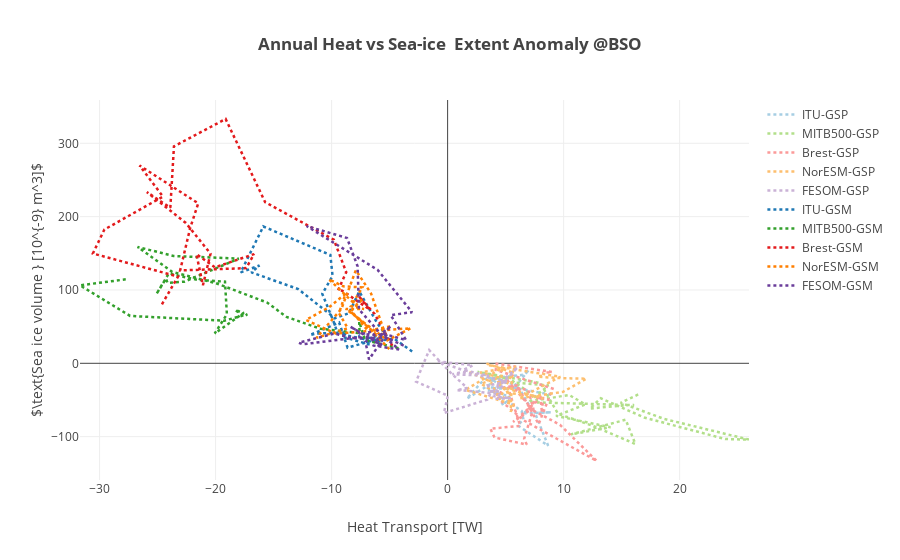

Write notebook code for a chart like this one.
### Code cell
""" Plot annual mean of volume fluxes anomaly"""
modelnames = ['ITU' , 'MITB500', 'Brest', 'NorESM', 'FESOM']
colors = ['blue', 'darkorange', 'red', 'green', 'cyan']
#colors2 = sns.color_palette("Paired", n_colors=10)
colors2 = cl.scales['10']['qual']['Paired'];  # make paired twice the amount of models

# names of the control, gsp and gsn variables [total]
ctln = ['ctlvice_barents', 'SIvolBK_c', 'refice_volume_BSKS', 'ice_volume_NorESM_BarentsKara_ctrl', 'ctlivol_BK']
gspn = ['gspvice_barents', 'SIvolBK_gsp', 'gspice_volume_BSKS', 'ice_volume_NorESM_BarentsKara_gsp', 'gspivol_BK']
gsnn = ['gsnvice_barents', 'SIvolBK_gsm', 'gsnice_volume_BSKS', 'ice_volume_NorESM_BarentsKara_gsn', 'gsnivol_BK']

#ctlhn = ['ctlbarents_heatinflow', 'barht_c[1]', 'BSOrefheat_in', 'inflow_ht_NorESM_BSO_ctrl', 'ctlheattransp_BSO_in']
#gsphn = ['gspbarents_heatinflow', 'barht_gsp[1]', 'BSOgspheat_in', 'inflow_ht_NorESM_BSO_gsp', 'gspheattransp_BSO_in']
#gsnhn = ['gsnbarents_heatinflow', 'barht_gsm[1]', 'BSOgsnheat_in', 'inflow_ht_NorESM_BSO_gsn', 'gsnheattransp_BSO_in']

ctlhn = ['ctlbarents_heattotal', 'barht_c[0]', 'BSOrefheat', 'ht_NorESM_BSO_ctrl', 'ctlheattransp_BSO']
gsphn = ['gspbarents_heattotal', 'barht_gsp[0]', 'BSOgspheat', 'ht_NorESM_BSO_gsp', 'gspheattransp_BSO']
gsnhn = ['gsnbarents_heattotal', 'barht_gsm[0]', 'BSOgsnheat', 'ht_NorESM_BSO_gsn', 'gsnheattransp_BSO']


coeffs = [1e-9, 1e-9, 1e-9, 1e-9, 1e-9]

layout = go.Layout(
    title='<b>Annual Heat vs Sea-ice  Extent Anomaly @BSO</b>',
    yaxis=dict(
        title='$\\text{Sea ice volume } [10^{-9} m^3]$',
        #range=[-14, 14]
    ),
    xaxis=dict(
        title='Heat Transport [TW]',
    )
)    


def update_plot(models):
    
    datap = []
    datan = []
    for ind,mdl in enumerate(models):
        dnm = 'ds'+np.str(ind)+'.'+ctln[ind]+'.groupby(\'time.year\').mean().year'
        time = np.copy(eval(dnm))
        dnm = 'ds'+np.str(ind)+'.'+ctln[ind]+'.groupby(\'time.year\').mean()'
        dnm2 = 'ds'+np.str(ind)+'.'+gspn[ind]+'.groupby(\'time.year\').mean()'
        dnm3 = 'ds'+np.str(ind)+'.'+gsnn[ind]+'.groupby(\'time.year\').mean()'
        val1 = np.copy(eval(dnm2)-eval(dnm))*coeffs[ind]
        val2 = np.copy(eval(dnm3)-eval(dnm))*coeffs[ind]
        dnm = 'ds'+np.str(ind)+'.'+ctlhn[ind]+'.groupby(\'time.year\').mean()'
        dnm2 = 'ds'+np.str(ind)+'.'+gsphn[ind]+'.groupby(\'time.year\').mean()'
        dnm3 = 'ds'+np.str(ind)+'.'+gsnhn[ind]+'.groupby(\'time.year\').mean()'
        val3 = np.copy(eval(dnm2)-eval(dnm))
        val4 = np.copy(eval(dnm3)-eval(dnm))
        trace1 = go.Scatter(            
            x = val3,
            y = val1,
            mode = 'lines',
            name = mdl+'-GSP',
            line = dict(
                width = 2.5,
                #color = colors[ind],
                color = colors2[2*ind],
                dash = 'dot',
                shape = 'smooth'
            )
        )
        datap.append(trace1)
        trace2 = go.Scatter(            
            x = val4,
            y = val2,
            mode = 'lines',
            name = mdl+'-GSM',
            line = dict(
                width = 2.5,
                #color = colors[ind],
                color = colors2[2*ind+1],
                dash = 'dot',
                shape = 'smooth'
            )
        )
        datan.append(trace2)


   
    data = datap + datan
    
    fig = go.Figure(data=data, layout=layout)
    py.offline.iplot(fig)
    
    
update_plot(modelnames)
#models = widgets.SelectMultiple(options=list(modelnames), value=modelnames, description='Models')    
#widgets.interactive(update_plot,models=models)

### Figure 1 — Plotly figure (JSON) as saved in the notebook; plotly's stock layout.template omitted (floating-point values rounded to 4 significant figures)
{"data": [{"line": {"color": "rgb(166,206,227)", "dash": "dot", "shape": "smooth", "width": 2.5}, "mode": "lines", "name": "ITU-GSP", "type": "scatter", "x": [3.104, 4.399, 5.168, 6.181, 3.398, 6.376, 6.538, 6.037, 8.665, 7.348, 6.46, 8.92, 7.389, 6.219, 3.998, 4.814, 5.306, 3.498, 4.766, 4.36, 3.731, 3.695, 1.652, 3.171, 6.635, 7.008, 6.214, 5.569, 9.012], "y": [-14.28, -28.4, -25.4, -33.34, -33.09, -64.88, -76.53, -84.64, -112.3, -60.64, -68.32, -66.85, -67.1, -35.15, -34.23, -57.99, -44.9, -37.13, -29.67, -19.68, -24.6, -28.26, -48.28, -21.52, -15.52, -8.888, -24.28, -32.74, -43.18]}, {"line": {"color": "rgb(178,223,138)", "dash": "dot", "shape": "smooth", "width": 2.5}, "mode": "lines", "name": "MITB500-GSP", "type": "scatter", "x": [5.123, 6.524, 7.709, 10.47, 11.87, 9.346, 14.04, 10.62, 15.35, 16.19, 12.54, 9.523, 7.988, 2.569, 5.206, 3.925, 5.6, 8.694, 6.997, 16.08, 15.68, 12.26, 13.2, 16.95, 23.93, 25.98, 18.65, 14.92, 16.62], "y": [-18.88, -34.06, -50.41, -43.11, -56.11, -71.64, -87.17, -96.97, -76.94, -110.0, -85.34, -68.98, -26.8, -11.67, -20.18, -20.0, -26.19, -29.94, -53.09, -57.04, -56.7, -61.66, -47.68, -73.98, -103.3, -104.1, -75.81, -53.88, -41.1]}, {"line": {"color": "rgb(251,154,153)", "dash": "dot", "shape": "smooth", "width": 2.5}, "mode": "lines", "name": "Brest-GSP", "type": "scatter", "x": [5.128, 7.274, 5.639, 8.241, 8.127, 7.996, 7.024, 6.849, 9.683, 12.86, 6.592, 4.343, 4.803, 5.172, 6.256, 3.678, 4.044, 6.823, 6.594, 7.388, 6.947, 5.218, 5.991, 7.847, 9.043, 4.145, 4.232, 9.009, 8.153], "y": [-22.79, -62.1, -80.02, -44.4, -67.47, -43.5, -60.73, -59.8, -83.78, -133.2, -78.11, -47.79, -33.25, -31.22, -85.32, -89.16, -101.2, -110.8, -103.1, -61.86, -36.29, -31.74, -30.21, -82.97, -34.54, -9.052, -0.5679, -11.79, -13.15]}, {"line": {"color": "rgb(253,191,111)", "dash": "dot", "shape": "smooth", "width": 2.5}, "mode": "lines", "name": "NorESM-GSP", "type": "scatter", "x": [1.87, 3.706, 4.463, 5.854, 2.817, 4.469, 2.884, 5.426, 5.029, 8.239, 7.583, 5.263, 4.214, 5.21, 4.629, 4.675, 1.53, 5.685, 5.437, 5.552, 3.442, 3.334, 9.714, 6.161, 9.959, 11.96, 9.505, 7.774, 8.381], "y": [-11.96, -24.83, -49.17, -4.42, -12.63, -19.24, -27.78, -52.42, -34.22, -48.1, -44.14, -40.49, -25.99, -23.05, -27.23, -6.418, -36.31, -56.32, -65.99, -12.32, -0.703, -2.027, -18.38, -47.84, -38.82, -20.98, -20.14, -18.17, -15.92]}, {"line": {"color": "rgb(202,178,214)", "dash": "dot", "shape": "smooth", "width": 2.5}, "mode": "lines", "name": "FESOM-GSP", "type": "scatter", "x": [5.084, 4.148, 4.341, 6.03, 5.274, 3.715, 3.419, -0.3224, 0.02127, -2.723, -1.588, 0.3865, 1.689, 0.7794, 1.67, 4.492, 4.178, 5.435, 3.955, 3.467, 5.206, 1.27, 0.4129, 3.556, 1.339, 2.168, -0.834, 1.45, 1.692], "y": [-24.36, -41.3, -28.53, -5.701, -18.64, -40.49, -49.53, -67.82, -44.1, -24.95, 17.97, -14.96, -33.58, -36.82, -37.42, -41.97, -48.37, -47.62, -44.82, -30.16, -24.79, -11.69, -14.96, -16.94, -9.066, -2.836, 2.691, -10.07, -9.863]}, {"line": {"color": "rgb(31,120,180)", "dash": "dot", "shape": "smooth", "width": 2.5}, "mode": "lines", "name": "ITU-GSM", "type": "scatter", "x": [-3.056, -4.639, -6.204, -9.47, -9.858, -10.8, -9.917, -10.11, -15.89, -17.84, -16.22, -16.92, -12.88, -9.716, -8.503, -7.613, -6.037, -5.088, -6.279, -7.09, -5.574, -8.623, -9.352, -11.87, -11.34, -8.725, -9.037, -6.642, -7.664], "y": [16.09, 33.86, 29.9, 40.44, 58.09, 94.7, 119.1, 147.8, 186.6, 124.0, 133.3, 124.0, 101.2, 61.43, 68.46, 98.0, 53.95, 33.78, 36.95, 32.8, 35.02, 21.3, 55.66, 38.52, 40.52, 42.05, 35.93, 25.24, 38.72]}, {"line": {"color": "rgb(51,160,44)", "dash": "dot", "shape": "smooth", "width": 2.5}, "mode": "lines", "name": "MITB500-GSM", "type": "scatter", "x": [-4.233, -7.114, -7.618, -7.594, -10.96, -13.88, -15.56, -19.99, -23.75, -26.72, -23.62, -18.0, -22.69, -24.14, -24.28, -25.11, -24.04, -21.59, -19.19, -19.03, -20.08, -17.57, -18.32, -17.55, -17.27, -19.26, -27.37, -31.69, -27.54], "y": [20.56, 31.61, 56.66, 41.12, 47.16, 63.16, 82.87, 109.4, 124.8, 158.7, 146.3, 142.7, 111.3, 109.7, 115.2, 94.28, 122.5, 113.8, 111.4, 66.86, 40.75, 68.75, 72.63, 63.97, 66.83, 58.07, 64.6, 106.3, 114.9]}, {"line": {"color": "rgb(227,26,28)", "dash": "dot", "shape": "smooth", "width": 2.5}, "mode": "lines", "name": "Brest-GSM", "type": "scatter", "x": [-4.769, -6.289, -7.641, -6.741, -9.078, -9.449, -8.74, -9.806, -15.73, -19.13, -23.59, -23.9, -25.93, -22.56, -20.44, -21.09, -21.65, -20.05, -16.69, -17.36, -23.06, -22.18, -21.5, -26.56, -24.54, -29.59, -30.58, -23.24, -24.75], "y": [24.03, 67.17, 91.2, 73.49, 99.05, 99.43, 124.3, 168.6, 219.8, 333.1, 295.8, 212.1, 233.5, 191.3, 149.5, 106.5, 148.8, 130.8, 148.9, 129.8, 126.6, 185.0, 218.2, 269.8, 227.3, 182.4, 149.7, 118.3, 77.05]}, {"line": {"color": "rgb(255,127,0)", "dash": "dot", "shape": "smooth", "width": 2.5}, "mode": "lines", "name": "NorESM-GSM", "type": "scatter", "x": [-5.027, -7.284, -8.52, -5.873, -4.891, -6.888, -8.305, -7.315, -7.9, -10.23, -8.991, -7.347, -8.336, -7.207, -8.779, -5.183, -6.599, -7.321, -7.909, -9.156, -11.3, -8.608, -9.369, -8.797, -10.21, -12.21, -9.648, -3.178, -5.383], "y": [19.24, 56.34, 72.55, 35.52, 50.32, 44.77, 71.39, 88.1, 79.39, 114.5, 105.0, 103.5, 77.94, 73.96, 74.13, 31.45, 95.14, 112.8, 126.9, 74.27, 34.78, 47.86, 68.41, 94.91, 76.46, 59.13, 40.61, 47.8, 29.83]}, {"line": {"color": "rgb(106,61,154)", "dash": "dot", "shape": "smooth", "width": 2.5}, "mode": "lines", "name": "FESOM-GSM", "type": "scatter", "x": [-3.788, -5.819, -4.884, -6.443, -4.197, -5.842, -7.646, -7.761, -8.672, -12.16, -6.042, -3.067, -4.898, -3.58, -5.287, -6.774, -7.083, -6.241, -7.305, -6.541, -5.673, -8.369, -7.681, -7.483, -12.5, -12.83, -9.759, -8.182, -6.191], "y": [24.13, 39.04, 50.72, 24.3, 18.87, 41.32, 73.59, 132.2, 170.9, 187.2, 127.5, 69.76, 65.63, 31.66, 39.23, 5.252, 29.39, 37.92, 40.31, 43.22, 24.55, 49.83, 43.5, 35.94, 25.83, 28.06, 40.65, 34.1, 34.21]}], "layout": {"title": "<b>Annual Heat vs Sea-ice  Extent Anomaly @BSO</b>", "xaxis": {"title": "Heat Transport [TW]"}, "yaxis": {"title": "$\\text{Sea ice volume } [10^{-9} m^3]$"}}}
